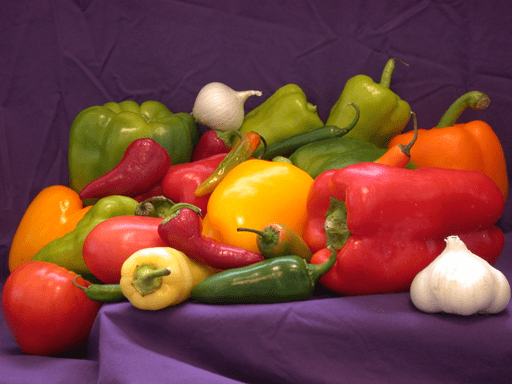
%> input picture peppers.png, 512 x 384 px
$ octave ejemplo3.m   (GNU Octave 9; MATLAB toolbox functions it lacks are replaced by stand-ins)
%> lines starting %> are read from the running program, lines starting %| are printed output that depends on the picture
clc
clear all
close all
warning off all

% leyendo la imagen
figure(1)
image = imread("peppers.png");
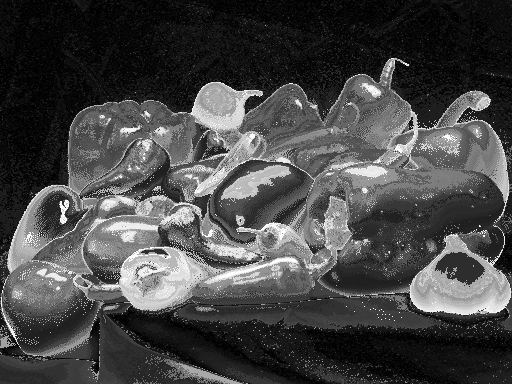
%> image: size 384x512 uint8; min 0, max 255, mean 70.4
imshow(image);

figure(2)
gray = rgb2gray(image);
imshow(gray);

figure(3);
histogram(gray)
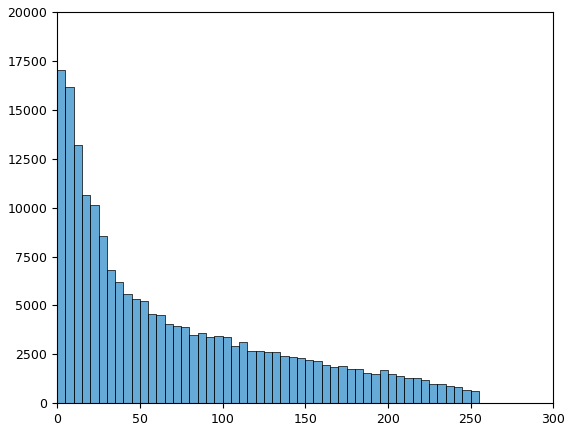
%> figure redrawn from the program's plot data; tallest bar 17028 high, from x = 0 to 5

figure(4);
imhist(gray);
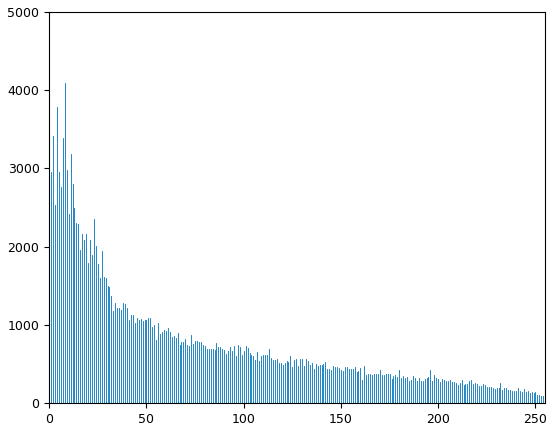
%> figure redrawn from the program's plot data; highest point at x = 0, y = 4332

[veces, pixeles] = imhist(gray);
%> veces = 256 values, max 4332 at index 1, min 80 at index 256, mean 768; pixeles = 256 values from 0 to 255

figure(5);
bar(pixeles,veces);
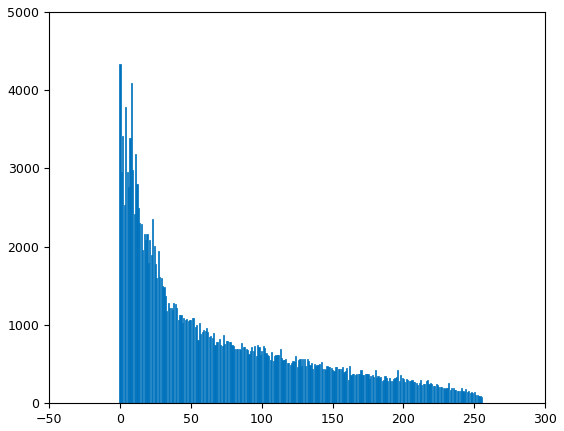
%> figure redrawn from the program's plot data; tallest bar 4332 high, from x = -0.4 to 0.4
disp('fin proceso');

$ run again, with camaleon.jpg saved as peppers.png
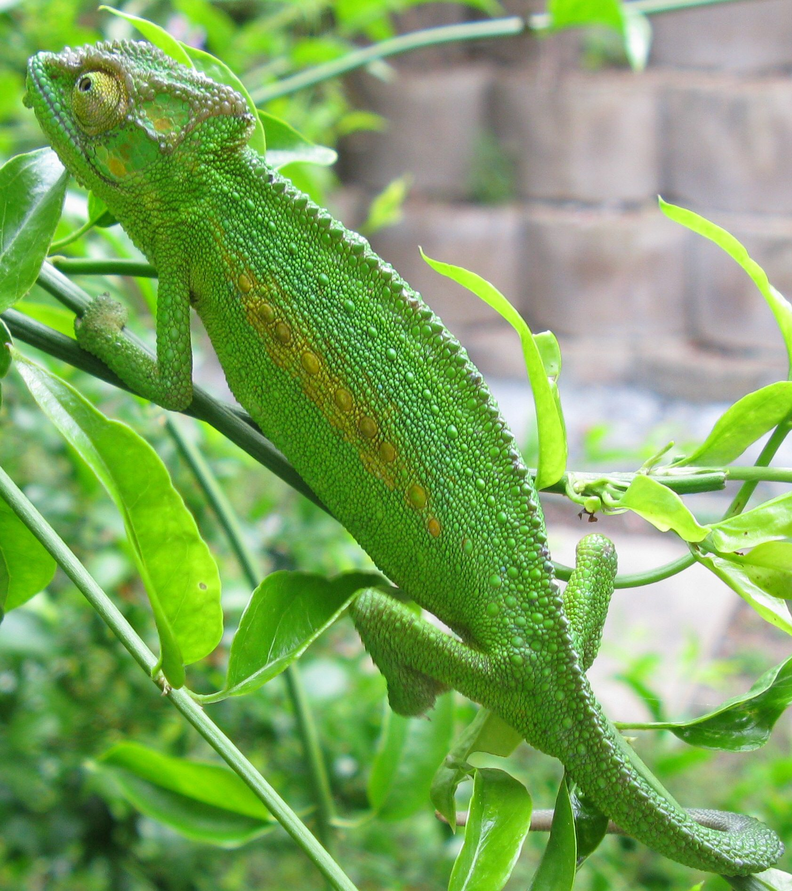
%> input picture camaleon.jpg, 792 x 891 px, shrunk from 1682 x 1894 before the run
%> image is the input picture: size 891x792x3 uint8; mean R, G, B 125.8, 164.8, 95
%> `imhist(gray);`:
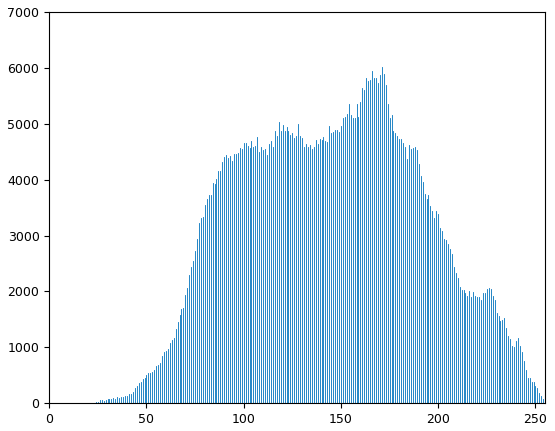
%> figure redrawn from the program's plot data; highest point at x = 171, y = 6021
%> veces = 256 values, max 6021 at index 172, min 0 at index 1, mean 2756.5; pixeles = 256 values from 0 to 255
%> `bar(pixeles,veces);`:
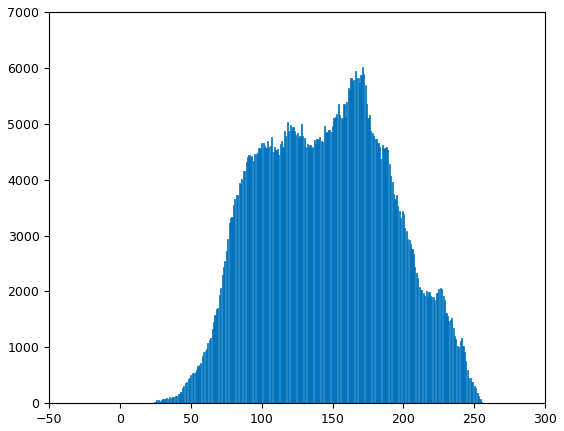
%> figure redrawn from the program's plot data; tallest bar 6021 high, from x = 170.6 to 171.4

$ run again, with gato.jpg saved as peppers.png
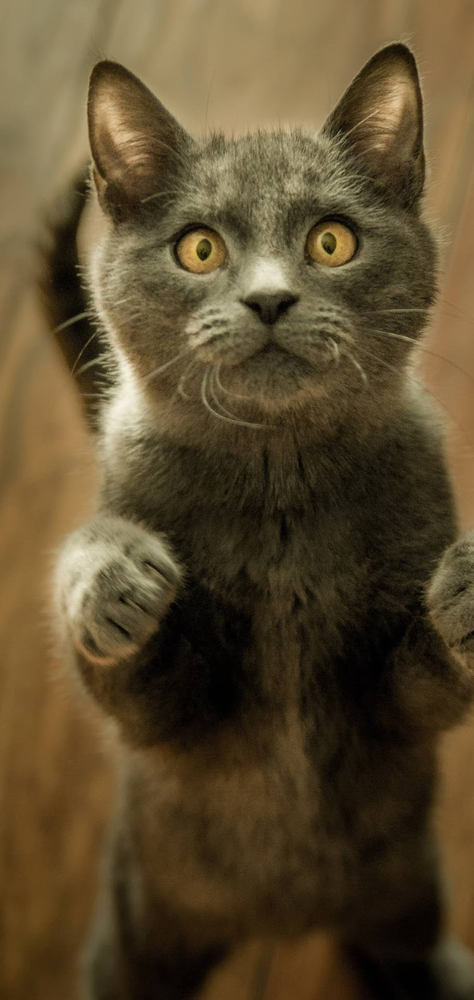
%> input picture gato.jpg, 474 x 1000 px, shrunk from 758 x 1600 before the run
%> image is the input picture: size 1000x474x3 uint8; mean R, G, B 91.9, 76, 47.2
%> `imhist(gray);`:
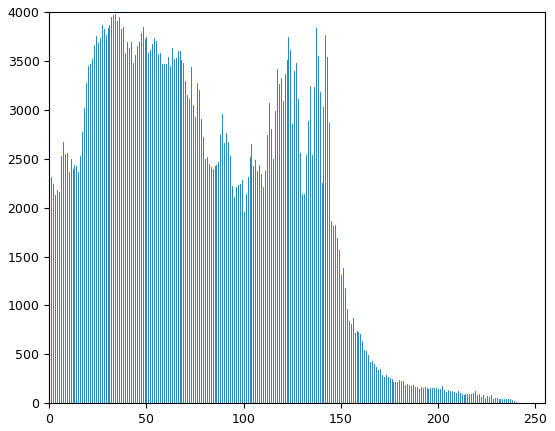
%> figure redrawn from the program's plot data; highest point at x = 34, y = 3981
%> veces = 256 values, max 3981 at index 35, min 0 at index 244, mean 1851.6; pixeles = 256 values from 0 to 255
%> `bar(pixeles,veces);`:
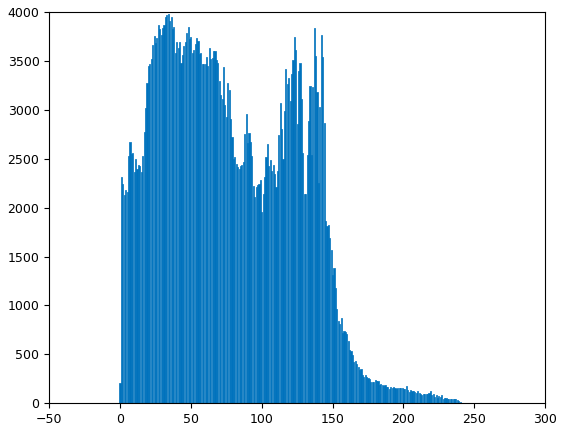
%> figure redrawn from the program's plot data; tallest bar 3981 high, from x = 33.6 to 34.4

$ run again, with gato2.jpg saved as peppers.png
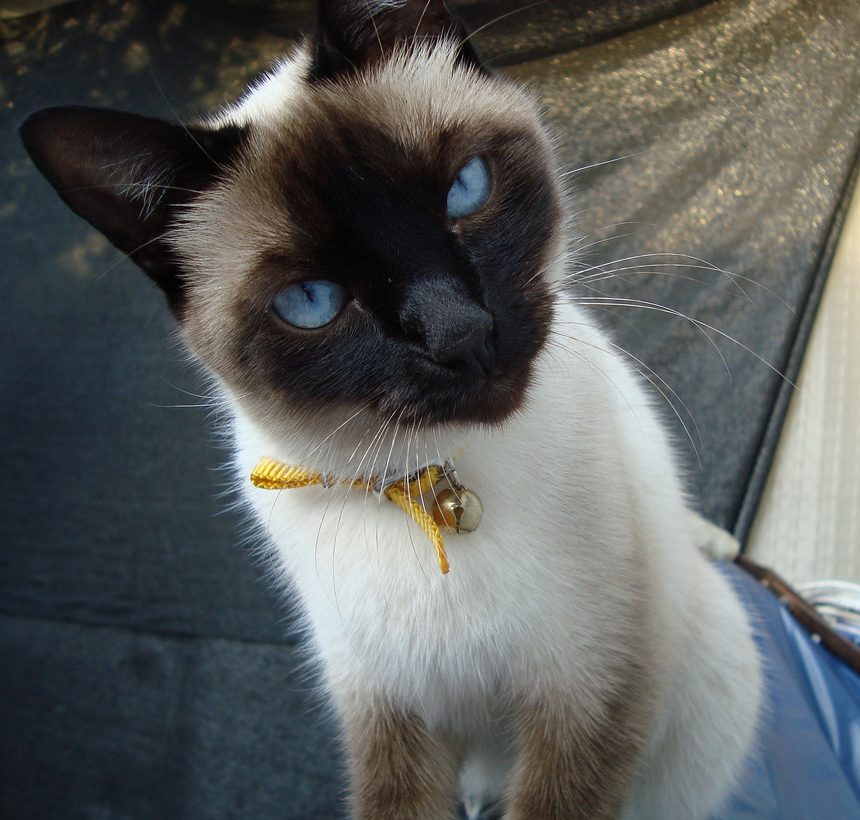
%> input picture gato2.jpg, 860 x 820 px, shrunk from 2417 x 2304 before the run
%> image is the input picture: size 820x860x3 uint8; mean R, G, B 91.1, 93.5, 91.9
%> `imhist(gray);`:
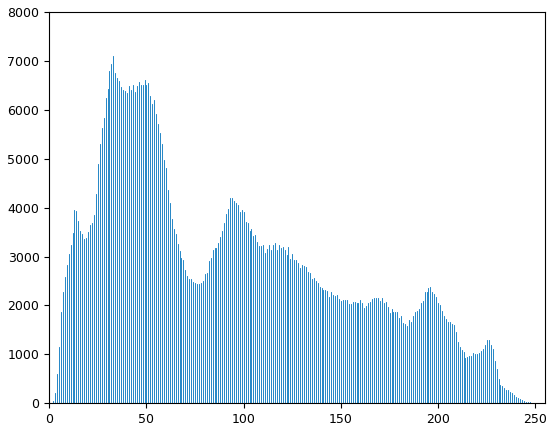
%> figure redrawn from the program's plot data; highest point at x = 33, y = 7101
%> veces = 256 values, max 7101 at index 34, min 0 at index 254, mean 2754.7; pixeles = 256 values from 0 to 255
%> `bar(pixeles,veces);`:
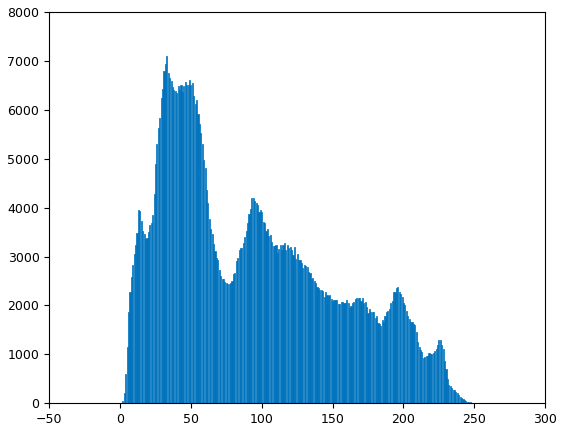
%> figure redrawn from the program's plot data; tallest bar 7101 high, from x = 32.6 to 33.4
